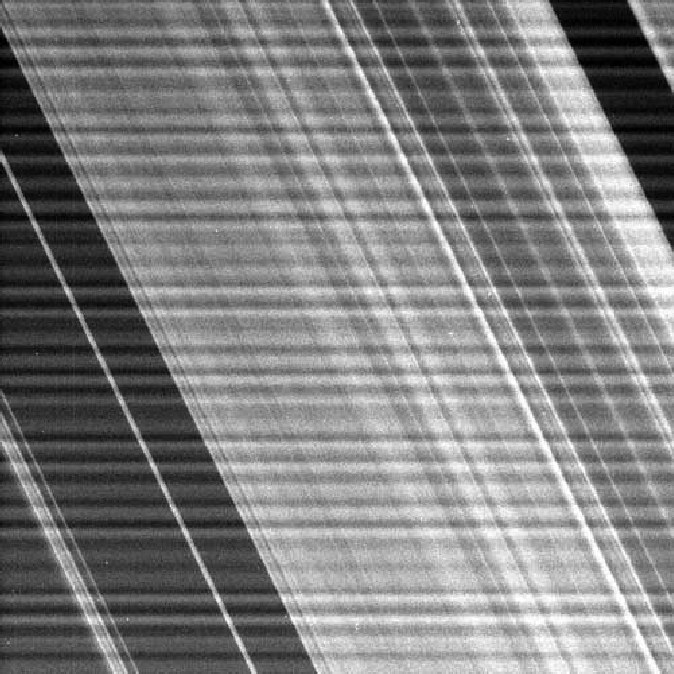
%> input picture EE415/In Class/10-13/Fig0465(a)(cassini).png, 674 x 674 px
$ octave fig0465.m   (GNU Octave 9; MATLAB toolbox functions it lacks are replaced by stand-ins)
%> lines starting %> are read from the running program, lines starting %| are printed output that depends on the picture; in (x1, y1, x2, y2) boxes, pixels count from 0 and x2, y2 are one past the last pixel; in counts of white or black regions, pixels touching at a corner belong together; the program's own positions count from 1
a = imread('Fig0465(a)(cassini).png');
%> a is the input picture: size 674x674 uint8; min 0, max 255, mean 127.9

figure(1);
imshow(a);

M = size(a, 1);
%> M = 674
N = size(a, 2);
%> N = 674

a_fft = ifftshift(fft2(a));

H = ones(M, N);

DH = 10;
DW = 2;
H(1:(M/2)-DH, (N/2)-DW:(N/2)+DW) = 0;
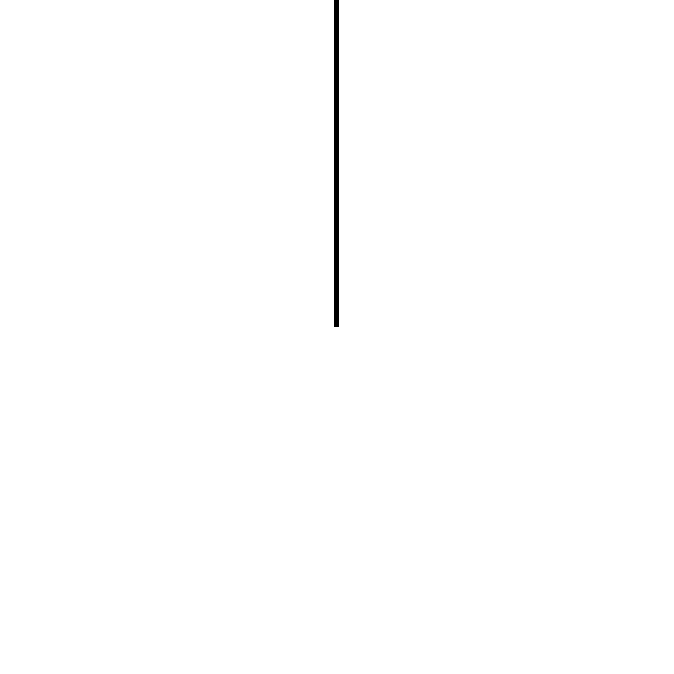
%> H: size 674x674 double; values 0 (black) and 1 (white), 99.6% white; 1 black region, box (x1, y1, x2, y2) and area: (334, 0, 339, 327) 1635
H((M/2)+DH:end, (N/2)-DW:(N/2)+DW) = 0;
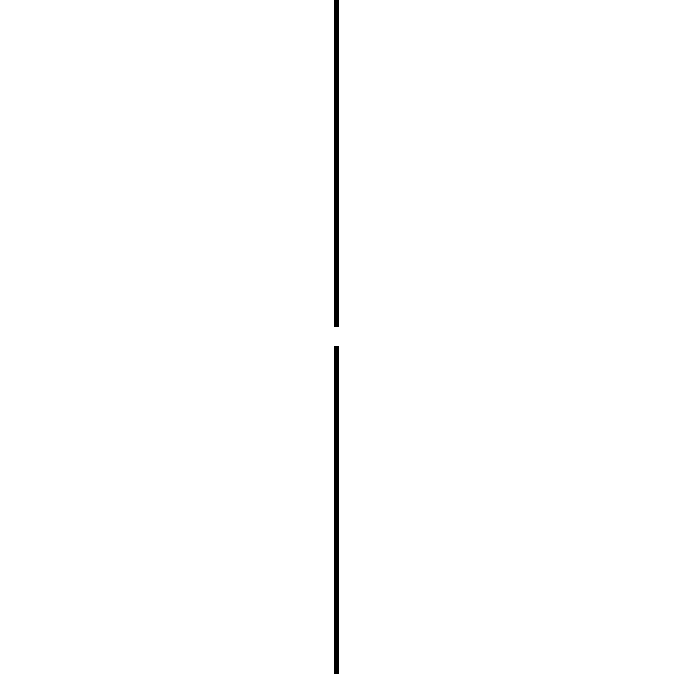
%> H: size 674x674 double; values 0 (black) and 1 (white), 99.3% white; 2 black regions, box (x1, y1, x2, y2) and area: (334, 346, 339, 674) 1640, (334, 0, 339, 327) 1635

figure(2);
imshow(H);

b_fft = a_fft.*H;

b = uint8(real(ifft2(ifftshift(b_fft))))(1:M, 1:N);
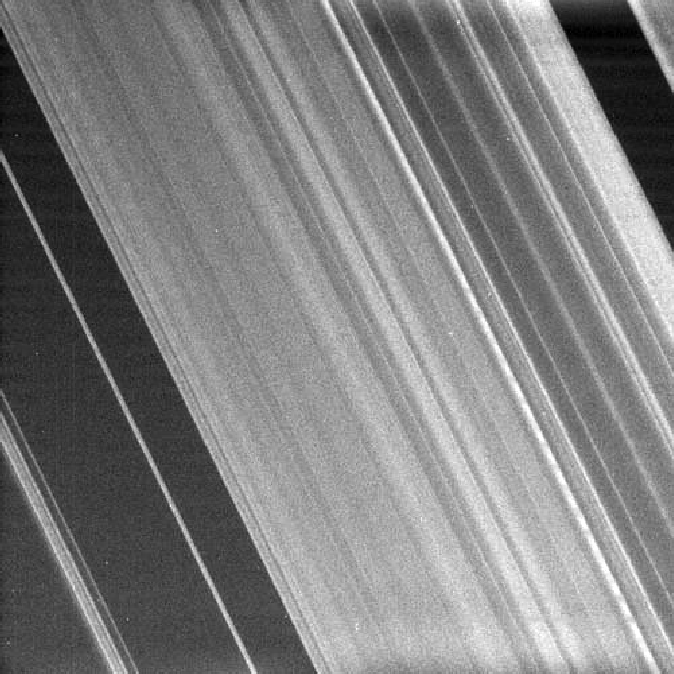
%> b: size 674x674 uint8; min 0, max 255, mean 127.9; mean of the top-left, top-right, bottom-left and bottom-right quarters 111.4, 127.6, 101.6, 171.1

figure(3);
imshow(b);

a_mag = abs(a_fft);

a_db = log(1+a_mag);
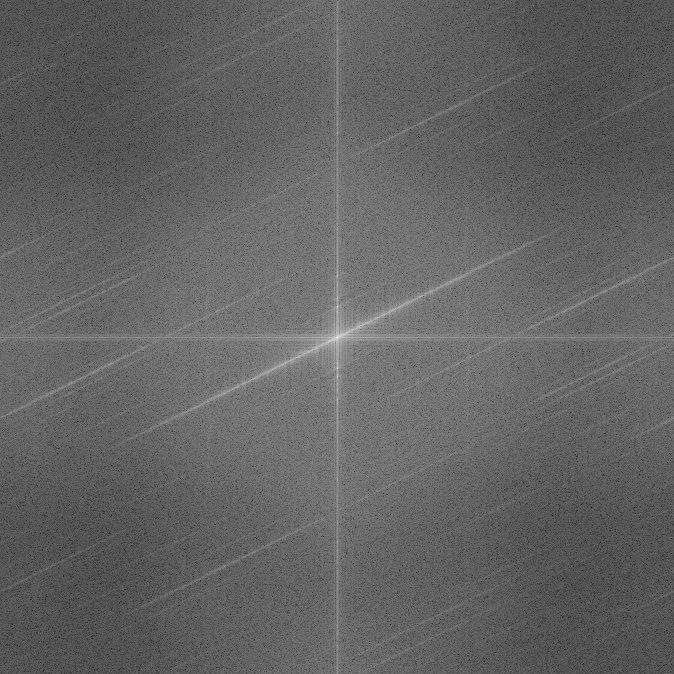
%> a_db: size 674x674 double; min 1.49, max 17.88, mean 7.9; drawn with min black and max white

a_max = max(max(a_db));
%> a_max = 17.88
a_min = min(min(a_db));
%> a_min = 1.49
figure(4);
imshow((a_db - a_min)/(a_max-a_min));

H2 = 1 - H;
c_fft = a_fft.*H2;

c = real(ifft2(fftshift(c_fft)));
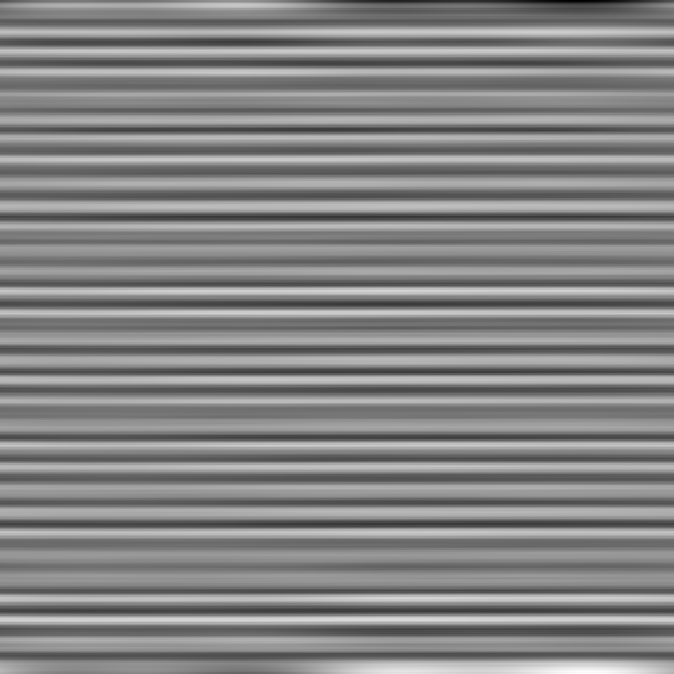
%> c: size 674x674 double; min -72.35, max 66.74, mean 0; drawn with min black and max white
c_max = max(max(c));
%> c_max = 66.74
c_min = min(min(c));
%> c_min = -72.35

figure(5);
imshow((c-c_min)/(c_max-c_min));
